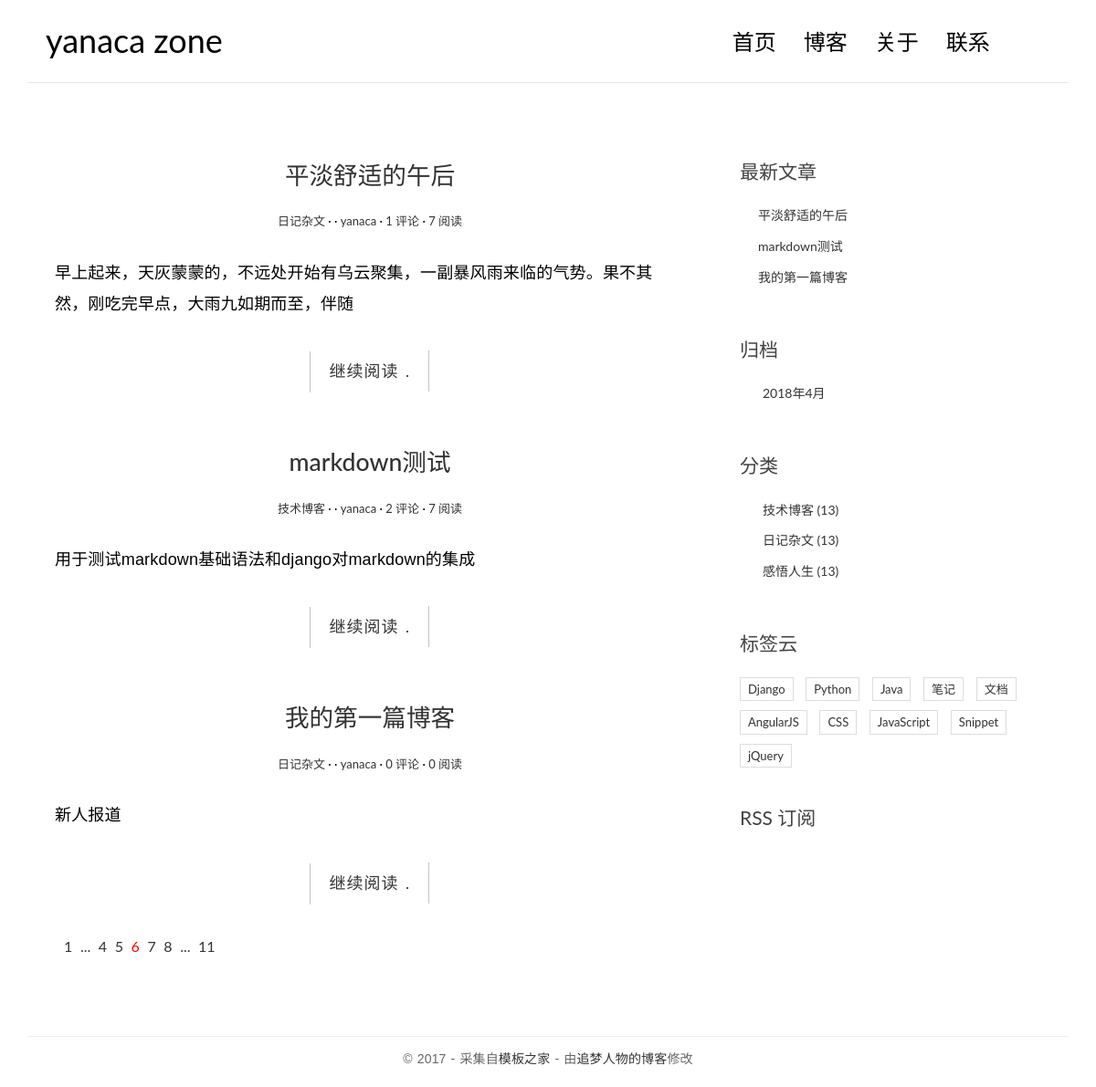
The page / on the database its author committed.
### blog/models.py (models this page shows, shortened)
@python_2_unicode_compatible
class Post(models.Model):
    title = models.CharField(max_length=70)
    body = models.TextField()
    created_time = models.DateTimeField()
    modified_time = models.DateTimeField()
    excerpt = models.CharField(max_length=200, blank=True)
    category = models.ForeignKey(Category)
    tags = models.ManyToManyField(Tag, blank=True)
    author = models.ForeignKey(User)
    views = models.PositiveIntegerField(default=0)
    def get_absolute_url(self):
        return reverse('blog:detail', kwargs = {'pk': self.pk})
    class Meta:
        ordering = ['-created_time', 'title']
    def get_comment_num(self):
        comment_list = self.comment_set.all()
        return len(comment_list)

@python_2_unicode_compatible
class Category(models.Model):
    name = models.CharField(max_length=100)

### comments/models.py (models this page shows, shortened)
@python_2_unicode_compatible
class Comment(models.Model):
    name = models.CharField(max_length = 100)
    email = models.EmailField(max_length = 255)
    url = models.URLField(blank = True)
    text = models.TextField()
    created_time = models.DateTimeField(auto_now_add = True)
    post = models.ForeignKey('blog.Post')

### blog/views.py (the view)
# urls.py: url(r'^$', views.IndexView.as_view(), name='index'), #views.index
class IndexView(ListView):
    model = Post
    template_name = 'blog/index.html'
    context_object_name = 'post_list'

### blog/templatetags/blog_tags.py (called while the page is built)
@register.simple_tag
def get_recent_posts(num=5):
    return Post.objects.all().order_by('-created_time')[:num]

@register.simple_tag
def archives():
    return Post.objects.dates('created_time', 'month', order='DESC')

@register.simple_tag
def get_categories():
    return Category.objects.all()

### templates/blog/index.html
{% extends 'base.html' %}
{% block main %}
{% for post in post_list %}
<article class="post post-{{ post.pk }}">
    <header class="entry-header">
        <h1 class="entry-title">
          <a href="{{post.get_absolute_url}}">{{ post.title }}</a>
        </h1>
        <div class="entry-meta">
          <span class="post-category"><a href="#">{{ post.category.name }}</a></span>
            <span class="post-date"><a href="#"><time class="entry-date" datetime="2012-11-09T23:15:57+00:00">{{ post.create_time }}</time></a></span>
            <span class="post-author"><a href="#">{{ post.author }}</a></span>
            <span class="comments-link"><a href="#"> {{ post.get_comment_num }} 评论</a></span>
            <span class="views-count"><a href="#"> {{ post.views }} 阅读</a></span>
        </div>
    </header>
    <div class="entry-content clearfix">
        <p>{{ post.excerpt }}</p>
        <div class="read-more cl-effect-14">
            <a href="{{post.get_absolute_url}}" class="more-link">继续阅读 <span class="meta-nav">.</span></a>
        </div>
    </div>
</article>
{% empty %}
<div class="no-post"> 您当前还没有发布文章 </div>
{% endfor %}
<div class="pagination">
    <ul>
        <li><a href="">1</a></li>
        <li><a href="">...</a></li>
        <li><a href="">4</a></li>
        <li><a href="">5</a></li>
        <li class="current"><a href="">6</a></li>
        <li><a href="">7</a></li>
        <li><a href="">8</a></li>
        <li><a href="">...</a></li>
        <li><a href="">11</a></li>
    </ul>
</div>
{% endblock main %}

### templates/base.html (shortened to what this page needs)
{% load staticfiles %}
{% load blog_tags %}
<!DOCTYPE html>
<html>
<head>
    <link rel="stylesheet" href="http://code.ionicframework.com/ionicons/2.0.1/css/ionicons.min.css">
		<link rel="stylesheet" href="{% static 'blog/css/bootstrap.min.css' %}">
		<link rel="stylesheet" href="{% static 'blog/css/pace.css' %}">
		<link rel="stylesheet" href="{% static 'blog/css/custom.css' %}">
		<link rel="stylesheet" href="{% static 'blog/css/highlights/github.css' %}">
</head>
<body>
<div class="container">
    <header id="site-header">
        <div class="row">
            <div class="col-md-4 col-sm-5 col-xs-8">
                <div class="logo">
                    <h1><a href="index.html"><b>yanaca zone</a></h1>
                </div>
            </div>
            <div class="col-md-8 col-sm-7 col-xs-4">
                <nav class="main-nav" role="navigation">
                    <div class="collapse navbar-collapse" id="bs-example-navbar-collapse-1">
                        <ul class="nav navbar-nav navbar-right">
                            <li class="cl-effect-11"><a href="index.html" data-hover="首页">首页</a></li>
                            <li class="cl-effect-11"><a href="full-width.html" data-hover="博客">博客</a></li>
                            <li class="cl-effect-11"><a href="about.html" data-hover="关于">关于</a></li>
                            <li class="cl-effect-11"><a href="contact.html" data-hover="联系">联系</a></li>
                        </ul>
                    </div>
                </nav>
            </div>
        </div>
    </header>
</div>
<div class="content-body">
    <div class="container">
        <div class="row">
            <main class="col-md-8">
            		{% block main %}
            		{% endblock main %}
            </main>
            <aside class="col-md-4">
                <div class="widget widget-recent-posts">
                    <h3 class="widget-title">最新文章</h3>
                    {% get_recent_posts as recent_post_list %}
                    <ul>
                    		{% for post in recent_post_list %}
                        <li>
                          <a href="{{post.get_absolute_url}}">{{post.title}}</a>
                        </li>
                      {% empty %}
                      暂无文章
                      {% endfor %}
                		</ul>
                </div>
                <div class="widget widget-archives">
                    <h3 class="widget-title">归档</h3>
                    {% archives as date_list %}
                    <ul>
                    {% for date in date_list %}
                        <li>
                          <a href="{% url 'blog:archives' date.year date.month %}">{{date.year}}年{{date.month}}月</a>
                        </li>
                    {% empty %}
                    暂无归档
                    {% endfor %}
                    </ul>
                </div>
                <div class="widget widget-category">
                    <h3 class="widget-title">分类</h3>
                    {% get_categories as category_list %}
                    <ul>
                    		{% for category in category_list %}
                        <li>
                          <a href="{% url 'blog:category' category.pk %}">{{category.name}} <span class="post-count">(13)</span></a>
                        </li>
                      {% empty %}
                      暂无分类
                      {% endfor %}
                    </ul>
                </div>
                <div class="widget widget-tag-cloud">
                    <h3 class="widget-title">标签云</h3>
                    <ul>
                        <li>
                            <a href="#">Django</a>
                        </li>
                        <li>
                            <a href="#">Python</a>
                        </li>
                        <li>
                            <a href="#">Java</a>
                        </li>
                        <li>
                            <a href="#">笔记</a>
                        </li>
                        <li>
                            <a href="#">文档</a>
                        </li>
                        <li>
                            <a href="#">AngularJS</a>
                        </li>
                        <li>
                            <a href="#">CSS</a>
                        </li>
                        <li>
                            <a href="#">JavaScript</a>
                        </li>
                        <li>
                            <a href="#">Snippet</a>
                        </li>
                        <li>
                            <a href="#">jQuery</a>
                        </li>
                    </ul>
                </div>
                <div class="rss">
                    <a href=""> RSS 订阅</a>
                </div>
            </aside>
        </div>
    </div>
</div>
<footer id="site-footer">
    <div class="container">
        <div class="row">
            <div class="col-md-12">
                <p class="copyright">&copy 2017 - 采集自<a href="http://www.cssmoban.com/"
                                                        target="_blank" title="模板之家">模板之家</a>
                    - 由<a href="http://zmrenwu.com/" title="网页模板" target="_blank">追梦人物的博客</a>修改
                </p>
            </div>
        </div>
    </div>
</footer>
</body>
</html>

### blog/static/blog/css/custom.css (style rules this page uses)
* { outline: none; }
h1, h2, h3, h4, h5, h6 { margin-top: 0; }
b { font-weight: 400; }
a { color: #333; }
body { color: #444; font-family: 'Lato', sans-serif; }
p { font-family: 'Ubuntu', sans-serif; font-weight: 400; word-spacing: 1px; letter-spacing: 0.01em; }
#site-header { background-color: #FFF; padding: 25px 20px; margin-bottom: 40px; border-bottom: 1px solid #e7e7e7; }
.logo h1 a { color: #000; }
.logo h1 { margin: 0; font-family: 'Lato', sans-serif; font-weight: 300; }
.main-nav { margin-top: 11px; max-width: 95%; }
.main-nav a { color: #000000 !important; padding: 0 0 5px 0 !important; margin-right: 30px; font-family: 'Lato', sans-serif; font-weight: 300; font-size: 24px; }
.cl-effect-11 a { padding: 10px 0; color: #0972b4; text-shadow: none; }
.cl-effect-11 a::before { position: absolute; top: 0; left: 0; overflow: hidden; padding: 0 0 5px 0 !important; max-width: 0; border-bottom: 1px solid #000; color: #000; content: attr(data-hover); white-space: nowrap; -webkit-transition: max-width 0.5s; -moz-transition: max-width 0.5s; transition: max-width 0.5s; }
.content-body { padding-bottom: 4em; }
.post { background: #fff; padding: 30px 30px 0; }
.entry-title { text-align: center; font-size: 1.9em; margin-bottom: 20px; line-height: 1.6; padding: 10px 20px 0; }
.entry-meta { text-align: center; color: #DDDDDD; font-size: 13px; margin-bottom: 30px; }
.entry-content { font-size: 18px; line-height: 1.9; font-weight: 300; color: #000; }
.post-category::after, .post-date::after, .post-author::after, .comments-link::after { content: ' ·'; color: #000; }
.read-more { font-family: 'Ubuntu', sans-serif; font-weight: 400; word-spacing: 1px; letter-spacing: 0.01em; text-align: center; margin-top: 20px; }
.cl-effect-14 a { padding: 0 20px; height: 45px; line-height: 45px; position: relative; display: inline-block; margin: 15px 25px; letter-spacing: 1px; font-weight: 400; text-shadow: 0 0 1px rgba(255, 255, 255, 0.3); }
.cl-effect-14 a::before, .cl-effect-14 a::after { position: absolute; width: 45px; height: 1px; background: #C3C3C3; content: ''; -webkit-transition: all 0.3s; -moz-transition: all 0.3s; transition: all 0.3s; pointer-events: none; }
.cl-effect-14 a::before { top: 0; left: 0; -webkit-transform: rotate(90deg); -moz-transform: rotate(90deg); transform: rotate(90deg); -webkit-transform-origin: 0 0; -moz-transform-origin: 0 0; transform-origin: 0 0; }
.cl-effect-14 a::after { right: 0; bottom: 0; -webkit-transform: rotate(90deg); -moz-transform: rotate(90deg); transform: rotate(90deg); -webkit-transform-origin: 100% 0; -moz-transform-origin: 100% 0; transform-origin: 100% 0; }
.widget { background: #fff; padding: 30px 0 0; }
.widget-title { font-size: 1.5em; margin-bottom: 20px; line-height: 1.6; padding: 10px 0 0; font-weight: 400; }
.widget-recent-posts ul { padding: 0; margin: 0; padding-left: 20px; }
.widget-recent-posts ul li { list-style-type: none; position: relative; line-height: 170%; margin-bottom: 10px; }
.widget-recent-posts ul li::before { content: '\f3d3'; font-family: "Ionicons"; position: absolute; left: -17px; top: 3px; font-size: 16px; color: #000; }
.widget-archives ul { padding: 0; margin: 0; padding-left: 25px; }
.widget-archives ul li { list-style-type: none; position: relative; line-height: 170%; margin-bottom: 10px; }
.widget-archives ul li::before { content: '\f3f3'; font-family: "Ionicons"; position: absolute; left: -25px; top: 1px; font-size: 16px; color: #000; }
.widget-category ul { padding: 0; margin: 0; padding-left: 25px; }
.widget-category ul li { list-style-type: none; position: relative; line-height: 170%; margin-bottom: 10px; }
.widget-category ul li::before { content: '\f3fe'; font-family: "Ionicons"; position: absolute; left: -25px; top: 1px; font-size: 18px; color: #000; }
.widget-tag-cloud ul { padding: 0; margin: 0; margin-right: -10px; }
.widget-tag-cloud ul li { list-style-type: none; font-size: 13px; display: inline-block; margin-right: 10px; margin-bottom: 10px; padding: 3px 8px; border: 1px solid #ddd; }
.rss { font-size: 21px; margin-top: 30px; }
.rss a { color: #444; }
#site-footer { padding-top: 10px; padding: 0 0 1.5em 0; }
.copyright { text-align: center; padding-top: 1em; margin: 0; border-top: 1px solid #eee; color: #666; }
.pagination ul { list-style: none; }
.pagination ul li { display: inline-block; font-size: 16px; margin-right: 5px; }
.current a { color: red; }

### rows shown on the page
Post: title "平淡舒适的午后", category.name "日记杂文", author "yanaca", get_comment_num "1", views "7", excerpt "早上起来，天灰蒙蒙的，不远处开始有乌云聚集，一副暴风雨来临的气势。果不其然，刚吃完早点，大雨九如期而至，伴随"
Post: title "markdown测试", category.name "技术博客", author "yanaca", get_comment_num "2", views "7", excerpt "用于测试markdown基础语法和django对markdown的集成"
Post: title "我的第一篇博客", category.name "日记杂文", author "yanaca", get_comment_num "0", views "0", excerpt "新人报道"
Category: name "技术博客"
Category: name "日记杂文"
Category: name "感悟人生"

### other values the page prints
{{ date.year }} "2018"
{{ date.month }} "4"
